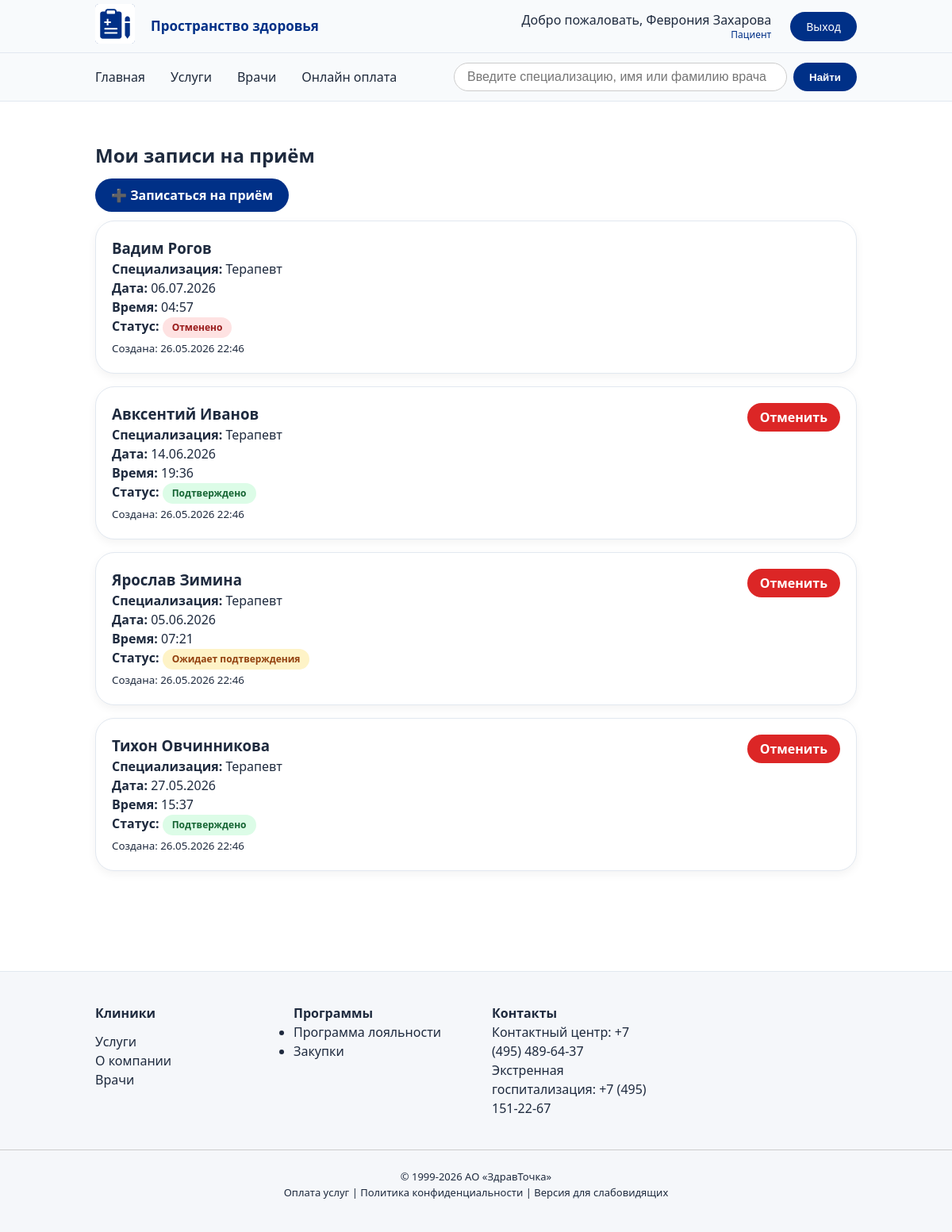
Page /appointments/ (signed in) on the committed database.
### users/models.py (models this page shows, shortened)
class CustomUser(AbstractUser):
    ROLE_CHOICES = [
        ('admin', 'Администратор'),
        ('doctor', 'Врач'),
        ('patient', 'Пациент'),
    ]
    role = models.CharField(max_length=20, choices=ROLE_CHOICES, default='patient', verbose_name='Роль')
    phone = models.CharField(max_length=16, unique=True, verbose_name='Телефон')
    def full_name(self):
        return self.get_full_name() or self.username
    class Meta:
        verbose_name = 'Пользователь'
        verbose_name_plural = 'Пользователи'

### appointments/models.py (models this page shows, shortened)
class Appointment(models.Model):
    STATUS_CHOICES = [
        ('pending', 'Ожидает подтверждения'),
        ('confirmed', 'Подтверждено'),
        ('cancelled', 'Отменено'),
        ('completed', 'Завершено'),
    ]
    user = models.ForeignKey(
        settings.AUTH_USER_MODEL,
        on_delete=models.CASCADE,
        related_name='appointments',
        verbose_name='Пациент'
    )
    doctor = models.ForeignKey(
        Doctor,
        on_delete=models.CASCADE,
        related_name='appointment_records',  # уникальное related_name, чтобы не конфликтовать с main.Appointment
        verbose_name='Врач'
    )
    date = models.DateField(verbose_name='Дата приёма')
    time = models.TimeField(verbose_name='Время приёма')
    notes = models.TextField(blank=True, verbose_name='Примечания')
    status = models.CharField(max_length=20, choices=STATUS_CHOICES, default='pending', verbose_name='Статус')
    created_at = models.DateTimeField(auto_now_add=True, verbose_name='Дата создания')
    class Meta:
        verbose_name = 'Запись на приём'
        verbose_name_plural = 'Записи на приём'
        ordering = ['-date', '-time']

### main/models.py (models this page shows, shortened)
class Doctor(models.Model):
    user = models.OneToOneField(
        settings.AUTH_USER_MODEL,
        on_delete=models.CASCADE,
        related_name='doctor_profile',
        null=True, blank=True,
        verbose_name='Пользователь'
    )
    name = models.CharField(max_length=200, verbose_name='Имя')
    specialization = models.ForeignKey(Specialization, on_delete=models.SET_NULL, null=True, blank=True, verbose_name='Специализация')
    bio = models.TextField(blank=True, verbose_name='Биография')
    phone = models.CharField(max_length=20, blank=True, default='', verbose_name='Телефон')
    email = models.EmailField(blank=True, default='', verbose_name='Email')
    photo = models.ImageField(upload_to='doctors_photos/', blank=True, null=True, verbose_name='Фото')
    experience = models.PositiveIntegerField(blank=True, null=True, verbose_name='Стаж (лет)')
    degree = models.CharField(max_length=200, blank=True, verbose_name='Учёная степень/категория')
    clinic_address = models.CharField(max_length=300, blank=True, verbose_name='Клиника/адрес')
    specialization_list = models.TextField(blank=True, help_text='Специализация (каждый пункт с новой строки)', verbose_name='Специализация (подробно)')
    created_at = models.DateTimeField(auto_now_add=True, verbose_name='Дата создания')
    class Meta:
        verbose_name = 'Врач'
        verbose_name_plural = 'Врачи'
        ordering = ['name']

class Specialization(models.Model):
    name = models.CharField(max_length=100, unique=True)
    slug = models.SlugField(max_length=100, unique=True, blank=True)
    description = models.TextField(blank=True, null=True, verbose_name='Описание')
    class Meta:
        verbose_name = 'Специализация'
        verbose_name_plural = 'Специализации'

### appointments/views.py (the view)
# urls.py: path('', views.appointments_list, name='list'),
@login_required
def appointments_list(request):
    appointments = Appointment.objects.filter(user=request.user).order_by('-date', '-time')
    return render(request, 'appointments/list.html', {'appointments': appointments})

### users/context_processors.py (called while the page is built)
def user_role(request):
    if request.user.is_authenticated:
        if request.user.is_superuser:
            role = 'Администратор'
        elif hasattr(request.user, 'doctor_profile'):
            role = 'Врач'
        elif hasattr(request.user, 'patient_profile'):
            role = 'Пациент'
        else:
            role = 'Пользователь'
        return {
            'user_role': role,
            'user_full_name': request.user.full_name or request.user.username,
        }
    return {}

### appointments/templates/appointments/list.html (shortened to what this page needs)
{% extends 'base.html' %}
{% block content %}
<div class="container" style="padding: 40px 0;">
    <h2>Мои записи на приём</h2>
    <div style="margin-bottom: 20px;margin-top: 20px;">
        <a href="{% url 'appointments:create' %}" class="btn" >➕ Записаться на приём</a>
    </div>
    {% if appointments %}
        {% for appointment in appointments %}
            <div class="card" style="margin-bottom: 16px;">
                <div style="display: flex; justify-content: space-between; align-items: start;">
                    <div>
                        <h3>{{ appointment.doctor.name }}</h3>
                        <p><strong>Специализация:</strong> {{ appointment.doctor.specialization.name }}</p>
                        <p><strong>Дата:</strong> {{ appointment.date|date:"d.m.Y" }}</p>
                        <p><strong>Время:</strong> {{ appointment.time|time:"H:i" }}</p>
                        <p><strong>Статус:</strong>
                            <span class="badge
                                {% if appointment.status == 'pending' %}badge-pending
                                {% elif appointment.status == 'confirmed' %}badge-confirmed
                                {% elif appointment.status == 'cancelled' %}badge-cancelled
                                {% else %}badge-completed{% endif %}">
                                {{ appointment.get_status_display }}
                            </span>
                        </p>
                    </div>
                    {% if appointment.status != 'cancelled' and appointment.status != 'completed' %}
                        <a href="{% url 'appointments:cancel' appointment.pk %}" class="btn btn-cancel"
                           onclick="return confirm('Вы уверены, что хотите отменить запись?')">Отменить</a>
                    {% endif %}
                </div>
                <p><small>Создана: {{ appointment.created_at|date:"d.m.Y H:i" }}</small></p>
            </div>
        {% endfor %}
    {% else %}
        <div class="card">
            <p>У вас пока нет записей на приём. <a href="{% url 'appointments:create' %}">Записаться сейчас</a></p>
        </div>
    {% endif %}
</div>
{% endblock %}

### main/templates/partials/header.html (shortened to what this page needs)
{% load static %}
<div style="background: #f8fafc; border-bottom: 1px solid #e2e8f0;padding: 5px 120px">
    <div class="container" style="display: flex; justify-content: space-between; align-items: center;">
        <div style="display: flex; gap: 20px; align-items: center;">
            <a href="/">
                <img src="{% static 'main/image/logo.svg' %}" alt="ЗдравТочка" style="height: 50px;">
            </a>
            <span style="color: #003087;font-weight: bold;font-size: 17px">Пространство здоровья</span>
        </div>
        <div style="display: flex; gap: 24px; align-items: center;">
            {% if user.is_authenticated %}
                <div style="text-align: right; line-height: 1.3;">
                    <div style="font-weight: 500;">Добро пожаловать, {{ user_full_name }}</div>
                    <div style="font-size: 12px; color: #003087;">{{ user_role }}</div>
                </div>
                <a href="{% url 'users:logout' %}" class="btn-logout">Выход</a>
            {% else %}
                <a href="{% url 'users:login' %}" class="btn-login">Вход</a>
                <a href="{% url 'users:register' %}" class="btn-register">Регистрация</a>
            {% endif %}
        </div>
        </div>
    </div>

### main/templates/base.html (style rules this page uses)
* { margin: 0; padding: 0; box-sizing: border-box; }
body { font-family: 'Segoe UI', system-ui, -apple-system, Roboto, sans-serif; background: #ffffff; color: #1e2a3e; line-height: 1.5; }
:root { --primary: #003087; --primary-dark: #002266; --secondary: #e31c79; --gray-bg: #f5f7fa; --gray-border: #e2e8f0; --text-dark: #1e2a3a; --text-muted: #5b6e8c; }
a { text-decoration: none; color: inherit; }
button, .btn { background: var(--primary); color: white; border: none; padding: 10px 20px; border-radius: 40px; font-weight: 600; cursor: pointer; transition: 0.2s; }
.card { background: white; border-radius: 24px; box-shadow: 0 4px 12px rgba(0,0,0,0.05); padding: 20px; transition: 0.2s; border: 1px solid var(--gray-border); }
.btn-login, .btn-logout, .btn-register { padding: 8px 20px; border-radius: 40px; text-decoration: none; font-size: 14px; font-weight: 500; transition: all 0.2s ease; display: inline-block; text-align: center; cursor: pointer; }
.btn-logout { background-color: #003087; color: white; border: none; }
.badge-pending { background: #fef3c7; color: #92400e; }
.badge-confirmed { background: #dcfce7; color: #166534; }
.badge-cancelled { background: #fee2e2; color: #991b1b; }
.badge { display: inline-block; padding: 4px 12px; border-radius: 20px; font-size: 12px; font-weight: 600; }
.btn-cancel { background-color: #dc2626; color: white; padding: 6px 16px; border-radius: 40px; text-decoration: none; }
.btn-cancel { background-color: #dc2626; color: white; padding: 6px 16px; border-radius: 40px; text-decoration: none; transition: 0.2s; }

### rows in the picture
CustomUser: first_name+last_name "Феврония Захарова"
Appointment: doctor.name "Вадим Рогов", doctor.specialization.name "Терапевт", date "06.07.2026", time "04:57", status "Отменено", created_at "26.05.2026 22:46"
Appointment: doctor.name "Авксентий Иванов", doctor.specialization.name "Терапевт", date "14.06.2026", time "19:36", status "Подтверждено", shows "Отменить", created_at "26.05.2026 22:46"
Appointment: doctor.name "Ярослав Зимина", doctor.specialization.name "Терапевт", date "05.06.2026", time "07:21", status "Ожидает подтверждения", shows "Отменить", created_at "26.05.2026 22:46"
Appointment: doctor.name "Тихон Овчинникова", doctor.specialization.name "Терапевт", date "27.05.2026", time "15:37", status "Подтверждено", shows "Отменить", created_at "26.05.2026 22:46"

### other values in the picture
{{ user_role }} "Пациент"
